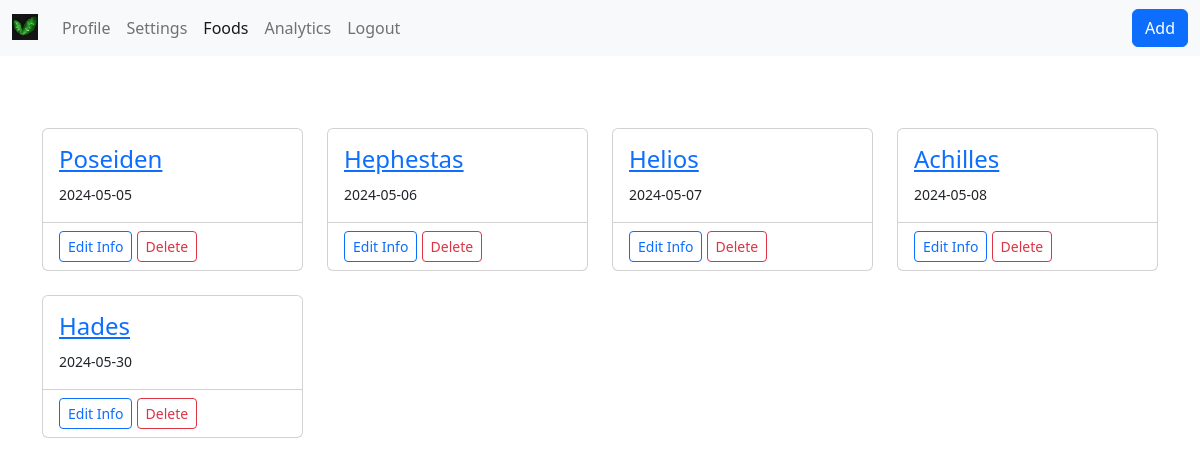
Page /foods (signed in) on the committed database.
### app/models.py (models this page shows)
class Foods(db.Model):
    id = db.Column(db.Integer, primary_key=True)
    name = db.Column(db.String(100), nullable=False)
    expiry_date = db.Column(db.DateTime, nullable=False)
    date_added = db.Column(db.DateTime, default=datetime.utcnow)
    user_id = db.Column(db.Integer, db.ForeignKey('users.id'))

### app/views.py (the view)
@views.route('/foods')
@login_required
def foods():
    foods = Foods.query.order_by(Foods.expiry_date)
    createdfoods = []
    for food in foods:
        if current_user.id == food.user.id:
            createdfoods.append(food)
    return render_template('foods.html', foods=createdfoods)

### app/__init__.py (called while the page is built)
@login_manager.user_loader
def load_user(user_id):
    return Users.query.get(int(user_id))

### app/templates/foods.html (shortened to what this page needs)
<!DOCTYPE html>
<html lang="en" dir="ltr">
  <head>
  </head>
  <body>
    {% extends 'base.html' %}
    {% set active = 'foods' %}
    {% block content %}
      <br>
      {% if foods %}
        <div class="row row-cols-1 row-cols-md-4 g-4">
          {% for food in foods %}
            <div class="col">
              <div class="card h-100">
                <div class="card-body">
                  <h4><a href="{{ url_for('views.food', id=food.id) }}">{{ food.name }}</a></h4>
                  <small>{{ food.expiry_date.date() }}</small>
                  <br>
                </div>
                <div class="card-footer bg-transparent">
                  <a href="{{ url_for('views.food_settings', id=food.id) }}" class="btn btn-outline-primary btn-sm">Edit Info</a>
                  <a href="{{ url_for('views.delete_food', id=food.id) }}" class="btn btn-outline-danger btn-sm">Delete</a>
                </div>
              </div>
            </div>
          {% endfor %}
        </div>
      {% else %}
        <h2>You have no foods added. Press the button in the top right corner to create one.</h2>
      {% endif %}
    {% endblock %}

### app/templates/base.html (shortened to what this page needs)
<!DOCTYPE html>
<html lang="en">
<head>
</head>
</head>
<body>
    {% include 'navbar.html' %}
    <br>
    <br>
    <div class="container">
        {% block content %}
        {% endblock %}
    </div>
</body>
</html>

### app/templates/navbar.html (shortened to what this page needs)
<!DOCTYPE html>
<html lang="en">
<head>
  <link href="https://cdn.jsdelivr.net/npm/bootstrap@5.2.0/dist/css/bootstrap.min.css" rel="stylesheet"
>
</head>
<body>
  {% set logged_in_items = [
    ('views.profile', 'profile', 'Profile'),
    ('views.settings', 'settings', 'Settings'),
    ('views.foods', 'foods', 'Foods'),
    ('views.analytics', 'analytics', 'Analytics')
  ] %}
  {% set active = active|default('views.index') %}
  <nav class="navbar navbar-expand-lg navbar-light bg-light">
    <div class="container-fluid">
      <a class="navbar-brand" href="{{ url_for('views.index') }}">
        <img src="/static/favicon3.png" alt="" width="26" height="26" class="d-inline-block align-text-top">
      </a>
      <div class="collapse navbar-collapse" id="navbarSupportedContent">
        <ul class="navbar-nav me-auto mb-2 mb-lg-0">
          {% if current_user.is_authenticated %}
          {% for href, page, title in logged_in_items %}
          <li class="nav-item">
            <a {% if page==active %} class="nav-link active" aria-current="page" {% else %} class="nav-link" {% endif %}
              href="{{ url_for(href) }}">{{ title }}</a>
          </li>
          {% endfor %}
          <li class="nav-item">
            <a class="nav-link" href="{{ url_for('views.logout') }}">Logout</a>
          </li>
          {% endif %}
        </ul>
        {% if 'foods' == active %}
        <a class="btn btn-primary" href="{{ url_for('views.add_food') }}">Add</a>
        {% endif %}
      </div>
    </div>
  </nav>
</body>
</html>

### rows in the picture
Foods: name "Poseiden", expiry_date "2024-05-05"
Foods: name "Hephestas", expiry_date "2024-05-06"
Foods: name "Helios", expiry_date "2024-05-07"
Foods: name "Achilles", expiry_date "2024-05-08"
Foods: name "Hades", expiry_date "2024-05-30"

### other values in the picture
{{ title }} "Profile" "Settings" "Foods" "Analytics"
